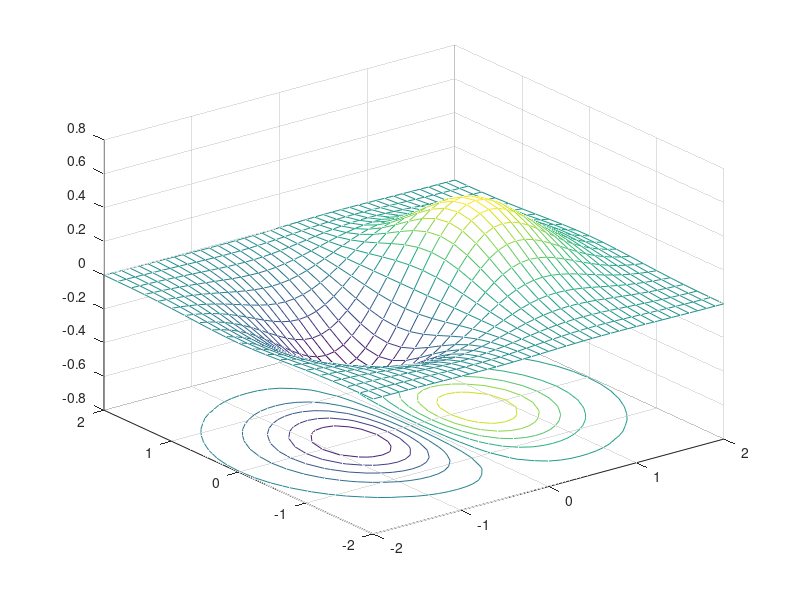
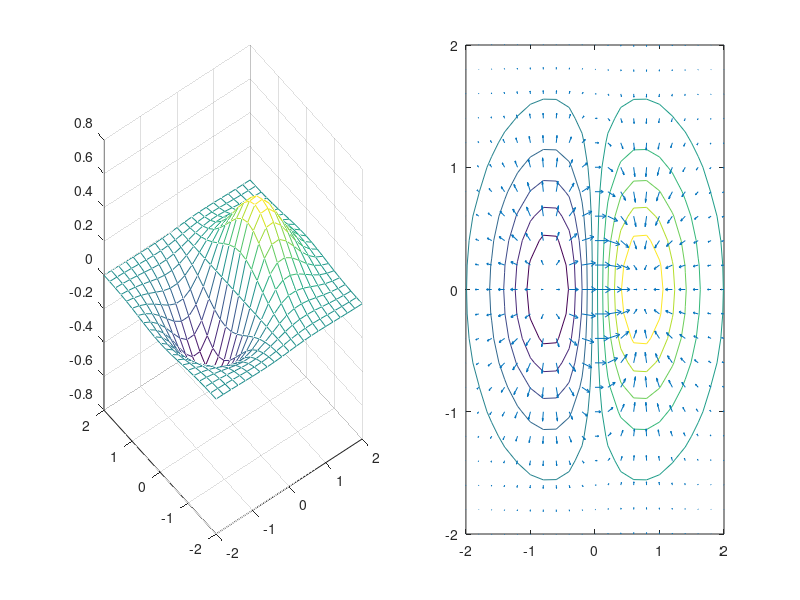

Source code (MATLAB) for these figures, in order:
clear all; clc;

%----------2변수 함수 그래프 (meshgrid, mesh) : 행렬이용-----------
% [X,y] = meshgrid(X min : X max, y min: y max)
[X,Y] = meshgrid(-2:0.1:2, -2:0.1:2);
Z =X.*exp(-X.^2-Y.^2);
%figure; mesh(Z) % 이렇게 X, Y를 안넣어주면 x,y가 index값으로 들어가게 됨.
figure; mesh(X,Y,Z)


%----------2변수 함수 그래프 (meshgrid, mesh) : for문 이용-----------
clear all; clc;
x=linspace(-2,2,41);
y=linspace(-2,2,21);
[X,Y] = meshgrid(x,y);

for i=1:41
    for j = 1:21
        z(i,j) = x(i)*exp(-x(i)^2-y(j)^2);
    end
end

meshc(X,Y,z') % for문을 돌 때, i에 대해 먼저 수행하므로 행렬이 만들어질  41x21이 됨...
% 따라서 X와 Y와의 행렬크기와 맞추어주기 위해 transpose해야함
% meshc는 등고선까지 그려줌


%----------contour그래프 (contour, contourf, contour3)------------
clear all; clc;  close all;

x=-2:0.1:2;
y=-2:0.1:2;
[X,Y] = meshgrid(x, y);
Z = X.*exp(-X.^2-Y.^2);

figure(100)
subplot(1,3,1)
mesh(x,y,Z)

subplot(1,3,2)
contour(x,y,Z,20) % 20개의 contour를 보겠다.

subplot(1,3,3)
contour3(x,y,Z,20)

%----------벡터장(vector field) quiver, quiver3 ------------------
clear all; clc;  close all;

% 점 (x,y)에서 점 (p,q)로의 벡터 그리기 ==> quiver(x,y,p,q)
quiver(0,0,1,1,2); % 마지막 칸에는 scale값을 넣을 수 있음. scale=1이면 원래의 값으로 표시되고, 2이면 2배가 돼서 화살표가 그려짐
quiver3(0,0,0,1,1,1,1)


%---------------------그래디언트 gradient ------------------ 
% 기울기가 가장 가파르게 변하는 곳으로의 방향
clear all; clc;  close all;

x = -1:0.1:1;
y = -1:0.1:1;

[X,Y] = meshgrid(x,y);
z = X.^2.*Y;

[px,py] = gradient(z);
quiver(X,Y,px,py,1);
grid on


clear all; clc;  close all;

[x,y] = meshgrid(-2:0.2:2);
z= x.*exp(-x.^2-y.^2);

figure(100)
subplot(1,2,1)
mesh(x,y,z)

subplot(1,2,2)
[px,py] = gradient(z);
contour(x,y,z)
hold on;
quiver(x,y,px,py);
